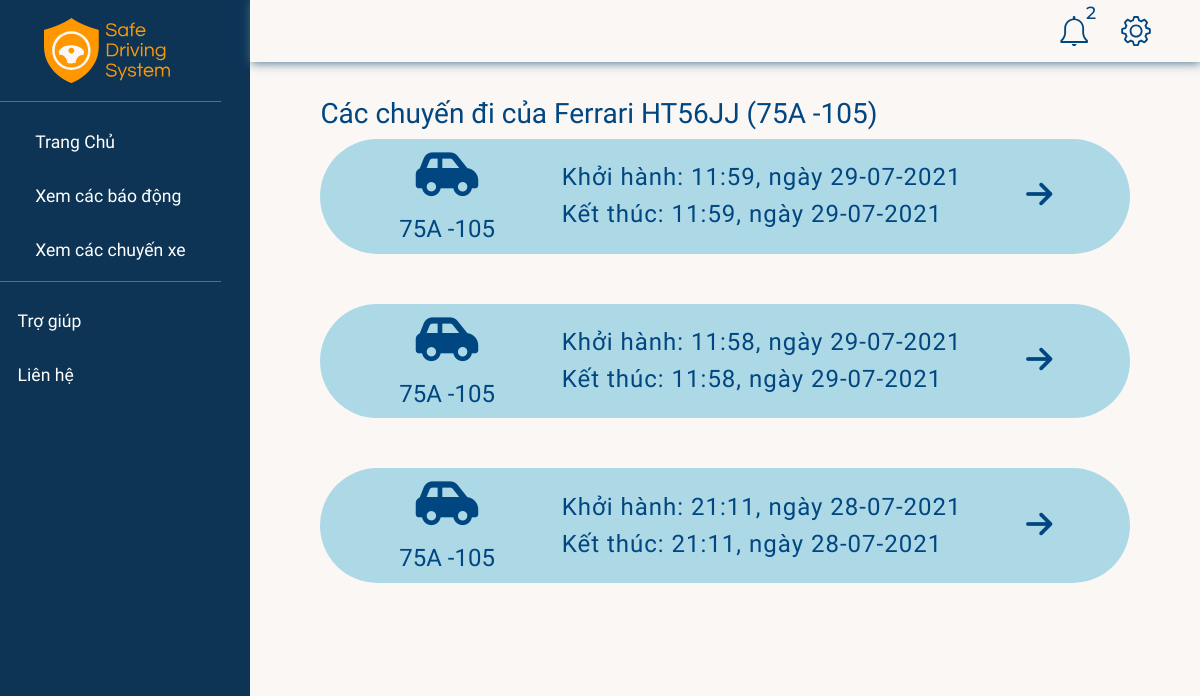
The page /car/1/ (signed in) on the database as committed earlier.
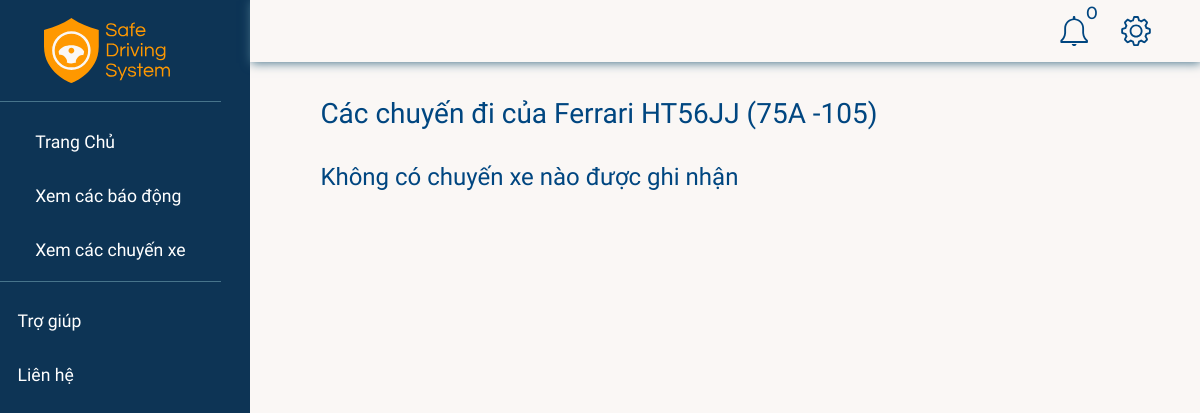
The same page on the database as committed later.
### accounts/models.py (models this page shows, shortened)
class Car(models.Model):
    class Meta:
        constraints = [
            models.UniqueConstraint(fields=["licensePlate"], name="licensePlate"),
        ]
    name = models.CharField(max_length=50)
    licensePlate = models.CharField(max_length=20, null=True)
    boughtDate = models.DateTimeField(auto_now_add=True, null=True)
    company = models.ForeignKey(Company, null=True, on_delete=models.CASCADE)

class RaspDevice(models.Model):
    class Meta:
        constraints = [
            models.UniqueConstraint(fields=["password"], name="password"),
        ]
    STATUS = (
        ("online", "online"),
        ("offline", "offline"),
    )
    name = models.CharField(max_length=50)
    car = models.OneToOneField(Car, null=True, on_delete=models.SET_NULL, blank=True)
    status = models.CharField(
        max_length=50, null=True, blank=True, choices=STATUS, default="offline"
    )
    password = models.CharField(max_length=8, null=True, blank=True)
    dateAdded = models.DateTimeField(auto_now_add=True)
    company = models.ForeignKey(Company, null=True, blank=True, on_delete=models.CASCADE)

### realtime/models.py (models this page shows, shortened)
class Drive(models.Model):
    STATUS = (
        ("ongoing", "ongoing"),
        ("ended", "ended"),
    )
    device = models.ForeignKey(RaspDevice, null=True, on_delete=models.CASCADE)
    startTime = models.DateTimeField(null=True)
    status = models.CharField(max_length=20, choices=STATUS)
    endTime = models.DateTimeField(null=True)

### realtime/views.py (the view)
# urls.py: path("car/<str:id>/", views.carDrives, name="carDrives"),
@login_required(login_url="/")
def carDrives(request, id):
    company = request.user.profile.company
    car = Car.objects.get(id=id)
    if car.company != company:
        return HttpResponse('<h1>You are not authorized to view this page</h1>')
    drives = Drive.objects.filter(device__car=car).order_by('-startTime')
    lastestAlerts, unreadCounts = getNotifications(company)
    context = {
        'drs': drives,
        'car': car,
        "notifications": lastestAlerts,
        "unreadNotis": unreadCounts
    }
    return render(request, "car.html", context)

### accounts/views.py (called while the page is built)
def getNotifications(company):
    lastestAlerts = Alert.objects.filter(drive__device__company=company).order_by('-timeOccured')[:5]
    unreadCounts = 0
    for alert in lastestAlerts:
        unreadCounts = (unreadCounts + 1) if not alert.isRead else unreadCounts
    return lastestAlerts, unreadCounts

### realtime/templates/car.html (shortened to what this page needs)
{% extends 'base.html' %}
{% load static %}
{% block modal %}
{% include "sidebar.html" %}
{% endblock modal %}
{% block content %}
{% include 'navbar.html' %}
<div class="content-container">
    <h3>Các chuyến đi của {{ car.name }} ({{ car.licensePlate }})</h3>
    {% if drs|length == 0 %}
    <h4 style="margin-top: 2rem;" id="empty-message">Không có chuyến xe nào được ghi nhận</h4>
    {% endif %}
    <div class="drive-wrapper">
        {% for drive in drs %}
        <div
            style="
                {% if drive.endTime %}
                background: lightblue;
                {% else%}
                background: lightgreen;
                {% endif %}
                margin-bottom: 50px;"
            class="driver-container"
            {% if drive.endTime %}
            online="0"
            {% else%}
            online="1"
            {% endif %}
        >
            <br>
            <div class="driver-container__info">
                <i class="fas fa-car-side"></i>
                <h3>{{ drive.device.car.licensePlate }} </h3>
            </div>
            <div class="driver-container__time">
                <h3>
                    Khởi hành:
                    {{ drive.startTime.time }}, ngày {{ drive.startTime.date }}
                </h3>
                {% if drive.endTime %}
                <h3>
                    Kết thúc:
                    {{ drive.endTime.time }}, ngày {{ drive.endTime.date }}
                </h3>
                {% else %}
                <h3>Xe dang hoat dong</h3>
                {% endif %}
            </div>
            <a href="{% url 'driveDetail' drive.id  %}"><i style="transform: rotate(90deg);" class="fas fa-arrow-up"></i></a>
            <br>
        </div>
        {% endfor %}
    </div>
</div>
{% endblock content %}

### accounts/templates/base.html (shortened to what this page needs)
{% load static %}
<!DOCTYPE html>
<html lang="en" dir="ltr">
    <head>
        <link
            rel="stylesheet"
            href="https://maxcdn.bootstrapcdn.com/bootstrap/4.0.0/css/bootstrap.min.css"
        />
        <link
            rel="stylesheet"
            href="{% static '/css/main.css' %}"
            type="text/css"
        />
        <link
            rel="stylesheet"
            href="{% static '/css/content.css' %}"
            type="text/css"
        />
    </head>
    <body class="wrapper">
        {% block modal %} {% endblock %}
        <div id="content">
            {% block content %} {% endblock %}
        </div>
    </body>
</html>

### accounts/templates/alert-modal.html (shortened to what this page needs)
{% load static %}

### accounts/templates/sidebar.html
{% load static %}
<nav id="sidebar">
    <div class="sidebar-content">
        <div class="sidebar-header">
            <a href="{% url 'home' %}"><img src="{% static '/images/web/branch-yellow.svg' %}"></a>
        </div>
        <ul class="list-unstyled components">
            <li class="active">
                <a href="{% url 'home' %}">Trang Chủ</a>
            </li>
            <li class="active">
                <a href="{% url 'alerts' %}">Xem các báo động</a>
            </li>
            <li class="active">
                <a href="{% url 'drives' %}">Xem các chuyến xe</a>
            </li>
        </ul>
        <ul class="list-unstyled">
            <li>
                <a href="#">Trợ giúp</a>
            </li>
            <li>
                <a href="#">Liên hệ</a>
            </li>
        </ul>
    </div>
</nav>

### accounts/templates/navbar.html (shortened to what this page needs)
{% load static %}
<nav class="navbar navbar-expand top-nav sticky-top d-flex">
    <div class=" justify-content-end">
        <ul class="navbar-nav">
            <li class="nav-item dropdown" id="dropdown-notification">
                <a class="nav-link dropdown-toggle" data-toggle="dropdown" href="#" aria-haspopup="true"
                    aria-expanded="true">
                    <img src="{% static '/images/web/noti-vector.svg' %}" alt="Thông báo">
                    <span id="noti-count">{{ unreadNotis }}</span>
                </a>
            </li>
            <li class="nav-item dropdown">
                <a class="nav-link dropdown-toggle" data-toggle="dropdown" href="#">
                    <img src="{% static '/images/web/setting-vector.svg' %}" alt="Cài đặt">
                </a>
            </li>
        </ul>
    </div>
</nav>

### static/css/main.css (style rules this page uses)
:root { --bg-color: #FAF7F5; --navy: #004680; --dark-navy: #002A4D; --black-pearl: #001E37; --yellow: #FF9800; --selective-yellow: #FFB800; --amber: #FFBE0F; --vivid-orange: #EB5E0B; --green: #7BD96C; --red: #F15E5E; --cyan-blue: #649DCC; --font1: 'Montserrat', sans-serif; --font2: 'Questrial', sans-serif; --font3: 'Raleway', sans-serif; --video-ratio: calc(16 / 9); }
*, *::before, *::after { box-sizing: border-box; outline: none; }
body { margin: 0; padding: 0; background-color: var(--bg-color); font-family: var(--font2); font-size: 1.1rem; color: var(--navy); min-height: 100vh; }
.top-nav { padding: 0 2rem 0 2rem; margin: 0; }
.top-nav ul { display: flex; padding: 0; margin: 0; list-style: none; }
.top-nav .nav-item > a { color: inherit; font-family: var(--font1); font-weight: 500; font-size: 1.1rem; text-decoration: none; padding: 1.0rem; vertical-align: middle; cursor: pointer; }
.top-nav .nav-item img { margin: 0 0.5rem; }

### static/css/content.css (style rules this page uses)
.dropdown-toggle::after { content: none; }
#dropdown-notification { position: relative; }
#noti-count { position: absolute; top: 0; left: 70%; }
.wrapper { display: flex; width: 100%; align-items: stretch; }
#content { width: inherit; }
.navbar { display: block; background-color: var(--bg-color); box-shadow: 1px 1px 10px #47748b; }
.content-container { padding: 2em 4em; background: var(--bg-color); }
.sidebar-content { position: fixed; }
#sidebar { min-width: 250px; max-width: 250px; min-height: 100vh; background-color: rgba(0, 42, 77, 0.95); color: white; }
#sidebar ul li { line-height: 10px; padding: 1em 1em; }
.sidebar-header img { margin: 0; padding: 1em 2.5em; width: 100%; border-bottom: 1px solid #47748b; }
#sidebar ul.components { padding: 1em 1em 0 1em; border-bottom: 1px solid #47748b; }
#sidebar ul li a { color: white; font-size: 1em; display: block; padding-bottom: 0.5em; text-decoration: none; }

Rows that differ between the two databases and show on the page:
removed Drive: device.car.licensePlate "75A -105", startTime.time "11:59", startTime "29-07-2021", endTime.time "11:59", endTime "29-07-2021"
removed Drive: device.car.licensePlate "75A -105", startTime.time "11:58", startTime "29-07-2021", endTime.time "11:58", endTime "29-07-2021"
removed Drive: device.car.licensePlate "75A -105", startTime.time "21:11", startTime "28-07-2021", endTime.time "21:11", endTime "28-07-2021"
Other text that changed with them:
{{ unreadNotis }}: "2" → "0"
text now shown: "Không có chuyến xe nào được ghi nhận"
